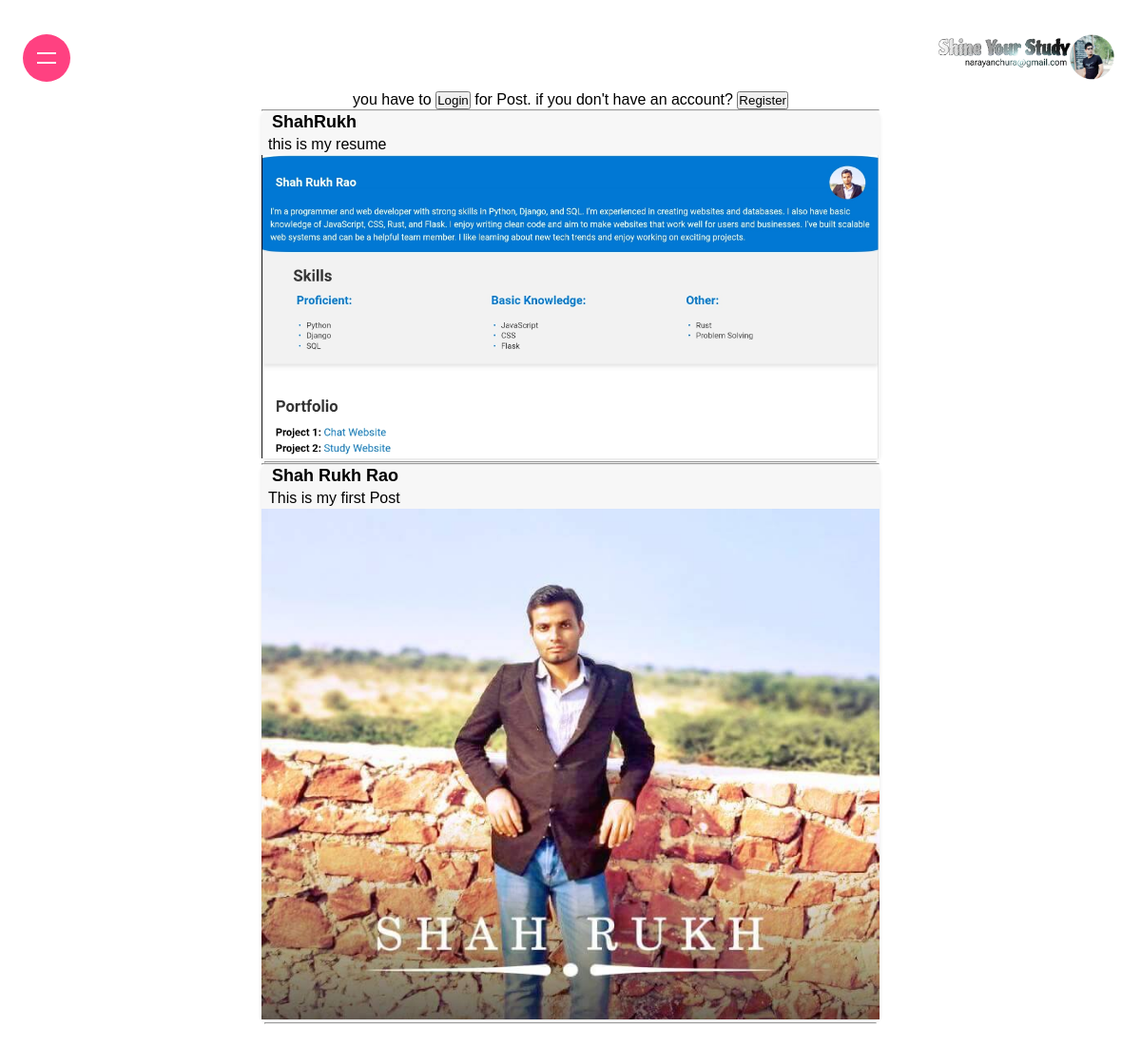
Page /chat/ on the committed database.
### myapp/models.py (models this page shows)
class Chat(models.Model):
    username = models.CharField(max_length=100)
    post = models.TextField()
    image = models.ImageField(upload_to='post_images/', blank=True, null=True)

### myapp/views.py (the view)
def chat(request):
    username = request.user.username
    post = Chat.objects.all()
    if request.method == 'POST':
        form = ChatForm(request.POST, request.FILES)
        if form.is_valid():
            chat = form.save(commit=False)
            chat.username = request.user.username  # Set the username
            chat.save()
            return redirect('chat')
        else:
            print(form.errors)
    else:
        form = ChatForm()
    return render(request, "myapp/chat.html", {"form": form, "post": post})

### myapp/templates/myapp/chat.html (shortened to what this page needs)
{% extends 'myapp/layout.html' %}
{% block body %}
{% if user.is_authenticated %}
<form method="post" enctype="multipart/form-data">
    {% csrf_token %}
    <div class="form-group">
        {{ form.post }}
    </div>
    <div class="form-group">
        {{ form.image }}
        <button type="submit" class="custom-button"> Post </button>
    </div>
</form>
{% else %}
<div style="text-align: center;">
    you have to <a href="/user_login/"><button>Login</button></a> for Post.
    if you don't have an account?
    <a  href="/register/"><button>Register</button></a>
</div>
{% endif %}
<div class="post-container">
    {% for item in post|dictsortreversed:"id" %}
    <hr style="margin: 0px;">
    <div class="post-card">
        <div class="post-content">
            <h1 style="margin-left: 10px; margin-bottom: 2px; font-size: large;">{{ item.username }}</h1>
            <p style="margin-left: 5px; margin-top: 3px; padding: 1px;  font-size: medium;">{{ item.post }}</p>
        </div>
        {% if item.image %}
        <div class="post-image">
            <img src="{{ item.image.url }}" alt="Post Image">
        </div>
        {% endif %}
    </div>
    <hr style="margin: 3px; margin-bottom: 0px;">
    {% endfor %}
</div>
{% endblock %}

### myapp/templates/myapp/layout.html (shortened to what this page needs)
<!DOCTYPE html>
<html lang="en">
<head>
</head>
<body>
    <div style="margin-top: 1%;" >
        <div class="div_nav">
            <ul class="navigation">
                <span class="toggleMenu"></span>
            </ul>
        </div>
    </div>
    <div class="head">
        <a href="/"><img src="/media/images/logo.png" alt="logo"></a>
    </div>
    {% block body %}{% endblock %}
</body>
</html>

### myapp/templates/myapp/layout.html (style rules this page uses)
* { margin: 0; padding: 0; box-sizing: border-box; font-family: sans-serif; }
body { margin: 1%; padding: 1%; }
.div_nav { display: flex; justify-content: flex-start; height: fit-content; margin-bottom: -40px; position: absolute; z-index: 2; }
.navigation { width: 50px; height: 50px; border-radius: 60px; display: flex; flex-direction: column; justify-content: flex-start; align-items: start; transition: 0.5s; transition-delay: 0.5s; }
.navigation .toggleMenu { position: fixed; display: flex; justify-content: center; align-items: center; width: 50px; height: 50px; background: #ff4181; border-radius: 50%; transition: 0.5s; transition-delay: 0.5s; cursor: pointer; }
.navigation .toggleMenu::before { content: ''; position: absolute; width: 20px; height: 2px; background: #fff; transform: translateY(-5px); transition: 0.5s; transition-delay: 0.5s; }
.navigation .toggleMenu::after { content: ''; position: absolute; width: 20px; height: 2px; background: #fff; transform: translateY(5px); transition: 0.5s; transition-delay: 0.5s; }
.head { margin-bottom: 10px; display: flex; width: 100%; height: 50px; justify-content: flex-end; }
.head a { display: flex; max-width: 100%; max-height: 100%; }

### myapp/templates/myapp/chat.html (style rules this page uses)
.post-container { max-width: 650px; margin: 0 auto; padding: 0px; border: 1px; box-shadow: #000; }
.post-card { background-color: #f7f7f7; border-radius: 5px; box-shadow: 0 2px 4px rgba(0, 0, 0, 0.1); margin-bottom: 2px; }
.post-content { padding: 1px; font-size: small; }
.post-image img { width: 100%; height: auto; display: block; }

### rows in the picture
Chat: username "ShahRukh", post "this is my resume", image (picture)
Chat: username "Shah Rukh Rao", post "This is my first Post", image (picture)
